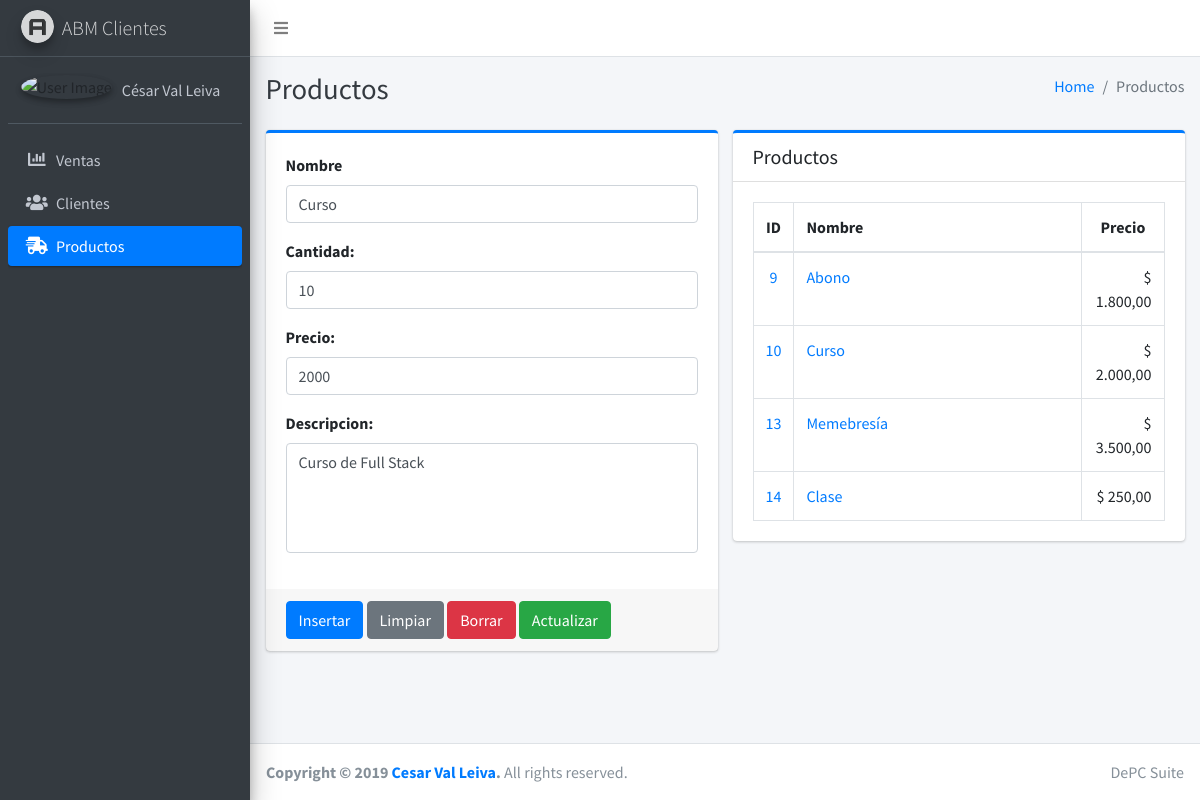
/productos.php?prod=10, run on the app's committed database.
### tables this page shows
CREATE TABLE `productos` (
  `idproducto` int(11) NOT NULL,
  `nombre` varchar(50) NOT NULL,
  `precio` decimal(10,0) NOT NULL,
  `cantidad` int(10) NOT NULL,
  `descripcion` text NOT NULL
);

### entidades/producto.php (called while the page is built, shortened)
<?php
class Producto{
    public function __get($atributo) {
        return $this->$atributo;
    }
    public function obtenerTodos(){
        $aProducto = null;
        $mysqli = new mysqli(Constante::BBDD_HOST, Constante::BBDD_USUARIO, Constante::BBDD_CLAVE, Constante::BBDD_NOMBRE);
        $resultado = $mysqli->query("SELECT idproducto,
            nombre,
            cantidad,
            precio,
            descripcion
            FROM productos ORDER BY idproducto ASC");
        if($resultado){
            while ($fila = $resultado->fetch_assoc()) {
                $obj = new Producto();
                $obj->idProducto = $fila["idproducto"];
                $obj->nombre = $fila["nombre"];
                $obj->cantidad = $fila["cantidad"];
                $obj->precio = $fila["precio"];
                $obj->descripcion = $fila["descripcion"];
                $aProducto[] = $obj;
            }
            return $aProducto;
        }
    }
    public function obtenerPorId($idProducto){
        $mysqli = new mysqli(Constante::BBDD_HOST, Constante::BBDD_USUARIO, Constante::BBDD_CLAVE, Constante::BBDD_NOMBRE);
        $resultado = $mysqli->query("SELECT idproducto,
            nombre,
            cantidad,
            precio,
            descripcion
            FROM productos
            WHERE idproducto = $idProducto");
            if($resultado){
                $fila = $resultado->fetch_assoc();
                $this->nombre = $fila["nombre"];
                $this->cantidad = $fila["cantidad"];
                $this->precio = $fila["precio"];
                $this->descripcion = $fila["descripcion"];
                return true;
            }
    }
}
?>

### productos.php (the view, shortened to what this page needs)
<?php $page = "Productos";
include_once "entidades/producto.php";
$producto = new Producto();
$aProductos = $producto->obtenerTodos();
if (isset($_GET["prod"])) {
    $producto->obtenerPorId($_GET["prod"]);
}
?>
<!DOCTYPE html>
<html lang="en">
<head>
  <link rel="stylesheet" href="plugins/fontawesome-free/css/all.min.css">
  <link rel="stylesheet" href="dist/css/adminlte.min.css">
</head>
<body class="hold-transition sidebar-mini">
<div class="wrapper">
  <?php include_once "includes/menu.php"; ?>
  <div class="content-wrapper">
    <div class="content-header">
      <div class="container-fluid">
        <div class="row mb-2">
          <div class="col-sm-6">
            <h1 class="m-0 text-dark"><?php echo $page; ?></h1>
          </div>
          <div class="col-sm-6">
            <ol class="breadcrumb float-sm-right">
              <li class="breadcrumb-item"><a href="#">Home</a></li>
              <li class="breadcrumb-item active"><?php echo $page; ?></li>
            </ol>
          </div>
        </div>
      </div>
    </div>
    <div class="content">
      <div class="container-fluid">
        <div class="row">
          <div class="col-lg-6">
            <div class="card card-primary card-outline">
              <form role="form" action="" method="POST">
                <div class="card-body">
                  <div class="form-group">
                    <label for="txtNombre">Nombre</label>
                    <input type="text" required class="form-control" name="txtNombre" id="txtNombre" value="<?php echo $producto->nombre; ?>">
                  </div>
                  <div class="form-group">
                    <label for="txtCantidad">Cantidad:</label>
                    <input type="number" required class="form-control" name="txtCantidad" id="txtCantidad" value="<?php echo $producto->cantidad; ?>">
                  </div>
                  <div class="form-group">
                    <label for="txtPrecio">Precio:</label>
                    <input type="text" class="form-control" name="txtPrecio" id="txtPrecio" value="<?php echo $producto->precio; ?>">
                  </div>
                  <div class="form-group">
                    <label for="txtDescripcion">Descripcion:</label>
                    <textarea type="text" class="form-control" rows="4" style="resize: none;" name="txtDescripcion" id="txtDescripcion"><?php echo $producto->descripcion; ?></textarea>
                  </div>
                </div>
                <div class="card-footer">
                  <input type="submit" class="btn btn-primary" name="btnInsertar" id="btnInsertar" value="Insertar">
                  <a href="productos.php" class="btn btn-secondary">Limpiar</a>
                  <input type="submit" class="btn btn-danger" name="btnBorrar" id="btnBorrar" value="Borrar">
                  <input type="submit" class="btn btn-success" name="btnActualizar" id="btnActualizar" value="Actualizar">
                </div>
              </form>
            </div>
          </div>
          <div class="col-lg-6">
            <div class="card card-primary card-outline">
              <div class="card-header">
                <h5 class="m-0">Productos</h5>
              </div>
              <div class="card-body">
                <table class="table table-bordered table-hover">
                  <thead>
                    <tr>
                      <th style="width: 8%; text-align: center;">ID</th>
                      <th style="width: 72%">Nombre</th>
                      <th style="width: 20%; text-align: center;">Precio</th>
                    </tr>
                  </thead>
                  <tbody>
                    <?php if($aProductos != ""){ foreach ($aProductos as $producto) : ?>
                      <tr>
                        <td align="center"><a href="productos.php?prod=<?php echo $producto->idProducto; ?>"><?php echo $producto->idProducto; ?></a></td>
                        <td><a href="productos.php?prod=<?php echo $producto->idProducto; ?>"><?php echo $producto->nombre; ?></a></td>
                        <td align="right">$ <?php echo number_format($producto->precio, 2, ',', '.') ?></td>
                      </tr>
                    <?php endforeach; }?>
                  </tbody>
                </table>
              </div>
            </div>
          </div>
        </div>
      </div>
    </div>
  </div>
 <?php include_once "includes/footer.php"; ?>
</div>
</body>
</html>

### data on the page
productos: txtNombre "Curso", txtCantidad "10", txtPrecio "2000", txtDescripcion "Curso de Full Stack", idproducto "10", nombre "Curso", precio "2.000,00"
productos: idproducto "9", nombre "Abono", precio "1.800,00"
productos: idproducto "13", nombre "Memebresía", precio "3.500,00"
productos: idproducto "14", nombre "Clase", precio "250,00"

### other printed values
$page "Productos"
